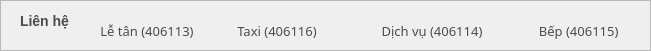
     <widget class="QFrame" name="frmServiceRow1">
      <property name="geometry">
       <rect>
        <x>-10</x>
        <y>539</y>
        <width>651</width>
        <height>51</height>
       </rect>
      </property>
      <property name="styleSheet">
       <string notr="true">#frmServiceRow1 {
	background-color: #f8f8f8;
}</string>
      </property>
      <property name="frameShape">
       <enum>QFrame::StyledPanel</enum>
      </property>
      <property name="frameShadow">
       <enum>QFrame::Raised</enum>
      </property>
      <widget class="QPushButton" name="btnServiceReceptionist">
       <property name="geometry">
        <rect>
         <x>90</x>
         <y>0</y>
         <width>111</width>
         <height>61</height>
        </rect>
       </property>
       <property name="font">
        <font>
         <family>Montserrat</family>
         <pointsize>10</pointsize>
         <weight>50</weight>
         <bold>false</bold>
        </font>
       </property>
       <property name="cursor">
        <cursorShape>PointingHandCursor</cursorShape>
       </property>
       <property name="styleSheet">
        <string notr="true">QPushButton {
	font-family: &quot;Montserrat&quot;;
	font-size:10pt;
	color: #4c4c4c;
	font-weight:400;
	background-color:transparent;
	border:1px;
	border-radius:5px;
	padding-left:3px;
}
QPushButton:hover {
	text-decoration: underline;
}</string>
       </property>
       <property name="text">
        <string>Lễ tân (406113)</string>
       </property>
      </widget>
      <widget class="QLabel" name="lblServiceContact">
       <property name="geometry">
        <rect>
         <x>20</x>
         <y>0</y>
         <width>61</width>
         <height>41</height>
        </rect>
       </property>
       <property name="font">
        <font>
         <pointsize>-1</pointsize>
         <weight>75</weight>
         <bold>true</bold>
        </font>
       </property>
       <property name="styleSheet">
        <string notr="true">QLabel{
	font-size: 14px; 
	font-weight: bold; 
	color: #4c4c4c;
}</string>
       </property>
       <property name="text">
        <string>Liên hệ</string>
       </property>
      </widget>
      <widget class="QPushButton" name="btnServiceTaxi">
       <property name="geometry">
        <rect>
         <x>220</x>
         <y>0</y>
         <width>111</width>
         <height>61</height>
        </rect>
       </property>
       <property name="font">
        <font>
         <family>Montserrat</family>
         <pointsize>10</pointsize>
         <weight>50</weight>
         <bold>false</bold>
        </font>
       </property>
       <property name="cursor">
        <cursorShape>PointingHandCursor</cursorShape>
       </property>
       <property name="styleSheet">
        <string notr="true">QPushButton {
	font-family: &quot;Montserrat&quot;;
	font-size:10pt;
	color: #4c4c4c;
	font-weight:400;
	background-color:transparent;
	border:1px;
	border-radius:5px;
	padding-left:3px;
}
QPushButton:hover {
	text-decoration: underline;
}</string>
       </property>
       <property name="text">
        <string>Taxi (406116)</string>
       </property>
      </widget>
      <widget class="QPushButton" name="btnServiceService">
       <property name="geometry">
        <rect>
         <x>370</x>
         <y>0</y>
         <width>121</width>
         <height>61</height>
        </rect>
       </property>
       <property name="font">
        <font>
         <family>Montserrat</family>
         <pointsize>10</pointsize>
         <weight>50</weight>
         <bold>false</bold>
        </font>
       </property>
       <property name="cursor">
        <cursorShape>PointingHandCursor</cursorShape>
       </property>
       <property name="styleSheet">
        <string notr="true">QPushButton {
	font-family: &quot;Montserrat&quot;;
	font-size:10pt;
	color: #4c4c4c;
	font-weight:400;
	background-color:transparent;
	border:1px;
	border-radius:5px;
	padding-left:3px;
}
QPushButton:hover {
	text-decoration: underline;
}</string>
       </property>
       <property name="text">
        <string>Dịch vụ (406114)</string>
       </property>
      </widget>
      <widget class="QPushButton" name="btnServiceKetchen">
       <property name="geometry">
        <rect>
         <x>520</x>
         <y>0</y>
         <width>111</width>
         <height>61</height>
        </rect>
       </property>
       <property name="font">
        <font>
         <family>Montserrat</family>
         <pointsize>10</pointsize>
         <weight>50</weight>
         <bold>false</bold>
        </font>
       </property>
       <property name="cursor">
        <cursorShape>PointingHandCursor</cursorShape>
       </property>
       <property name="styleSheet">
        <string notr="true">QPushButton {
	font-family: &quot;Montserrat&quot;;
	font-size:10pt;
	color: #4c4c4c;
	font-weight:400;
	background-color:transparent;
	border:1px;
	border-radius:5px;
	padding-left:3px;
}
QPushButton:hover {
	text-decoration: underline;
}</string>
       </property>
       <property name="text">
        <string> Bếp (406115)</string>
       </property>
      </widget>
     </widget>
